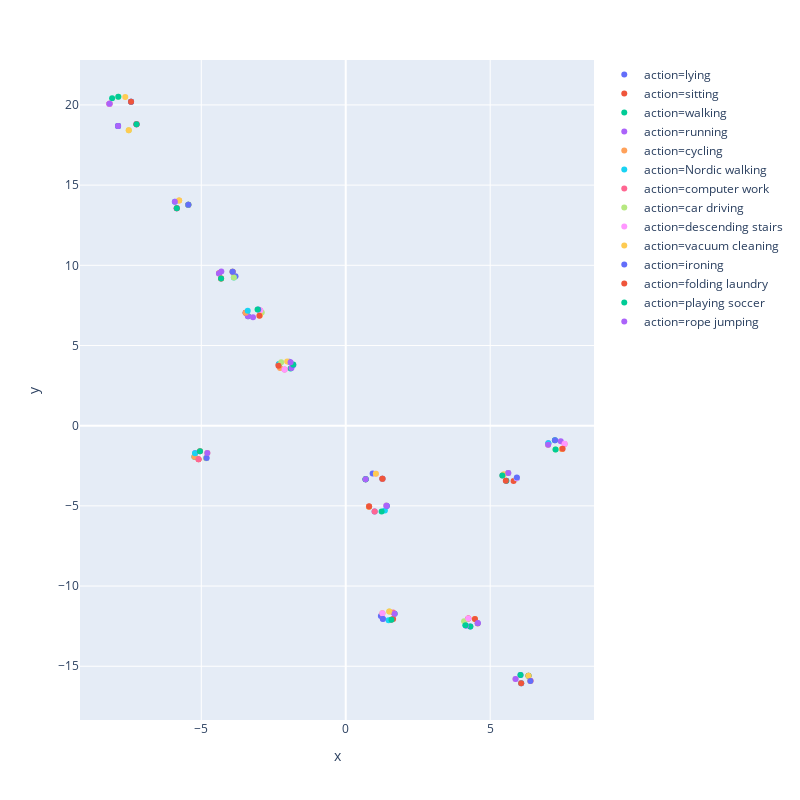
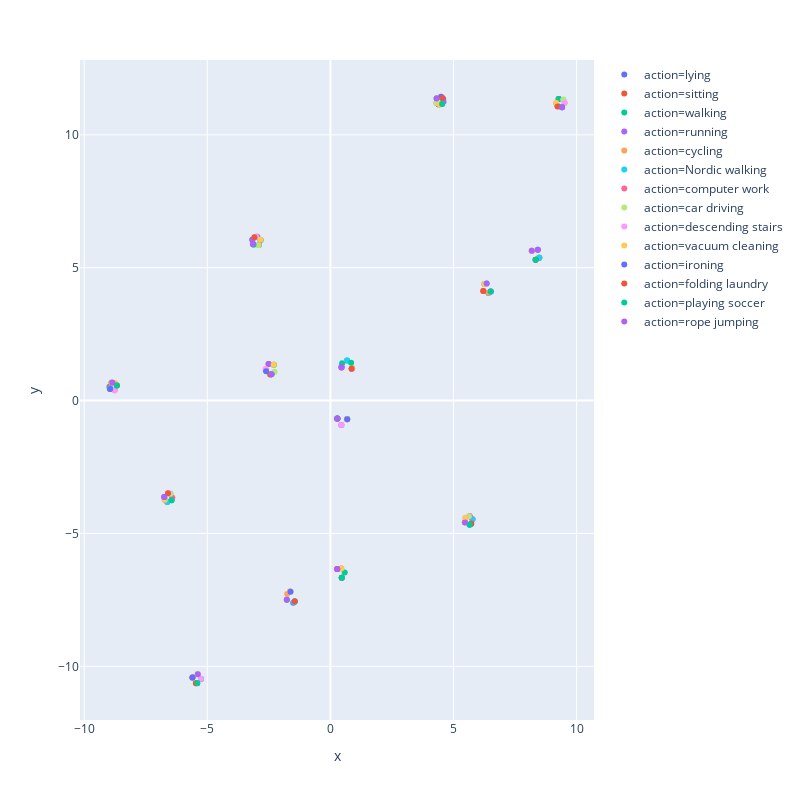
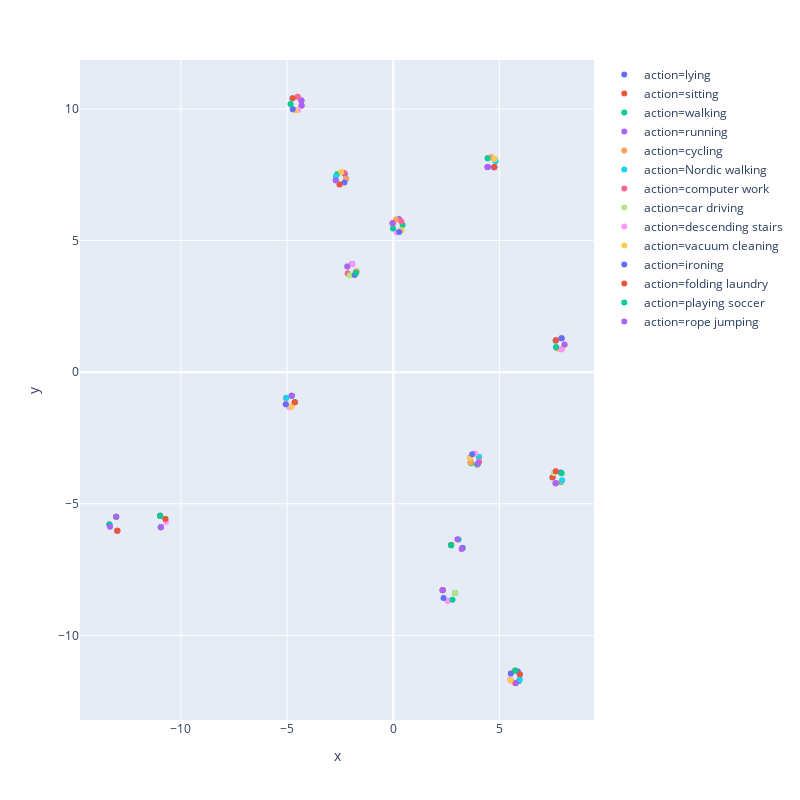
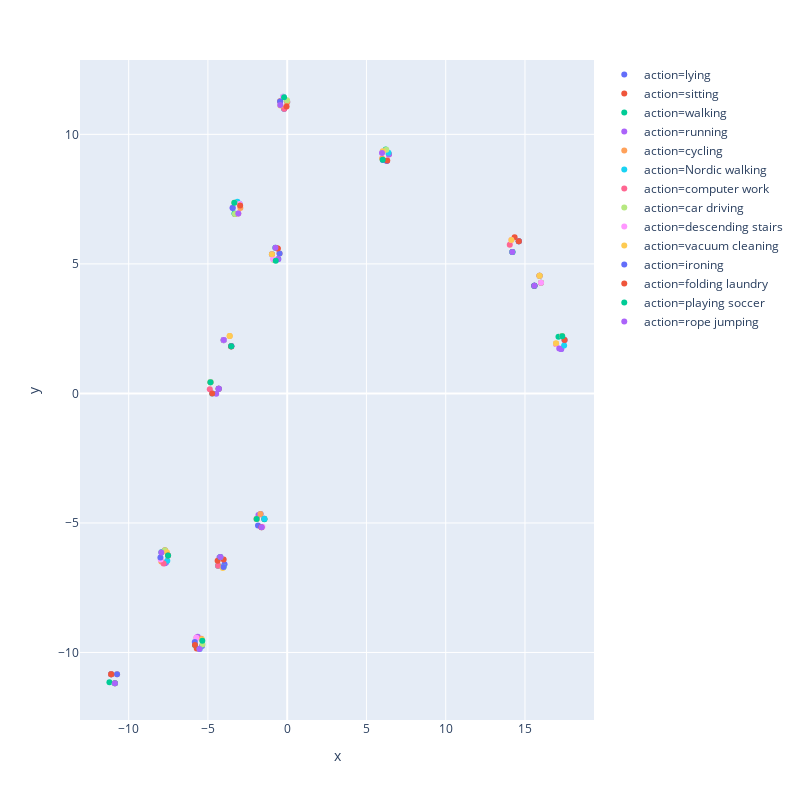

Source (notebook cell) for these figures, in order:
### Markdown cell above
---

### Code cell
prep_dir = './tmp/epoch50_randsample_input_mseloss.pt'

fold_metric_scores = []
for i, cs in enumerate(fold_cls_ids):
    print("="*16, f'Fold-{i}', "="*16)
    # print(f'Unseen Classes : {fold_classes[i]}')
    # separate seen/unseen and train/eval 
    data_dict = dataReader.generate(unseen_classes=cs, seen_ratio=config['seen_split'], unseen_ratio=config['unseen_split'], window_size=5.21, window_overlap=4.21, resample_freq=20)
    all_classes = dataReader.idToLabel
    seen_classes = data_dict['seen_classes']
    unseen_classes = data_dict['unseen_classes']

    train_n, seq_len, in_ft = data_dict['train']['X'].shape

    print("Initiate IMU datasets ...")
    # build IMU datasets
    train_dt = PAMAP2Dataset(data=data_dict['train']['X'], actions=data_dict['train']['y'], attributes=skeleton_mov, attribute_dict=action_dict, action_classes=seen_classes, seq_len=100)
    train_dl = DataLoader(train_dt, batch_size=config['batch_size'], shuffle=True, pin_memory=True, drop_last=True)
    # build seen eval_dt 
    eval_dt = PAMAP2Dataset(data=data_dict['eval-seen']['X'], actions=data_dict['eval-seen']['y'], attributes=skeleton_mov, attribute_dict=action_dict, action_classes=seen_classes, seq_len=100)
    eval_dl = DataLoader(eval_dt, batch_size=config['batch_size'], shuffle=True, pin_memory=True, drop_last=True)
    # build unseen test_dt
    test_dt = PAMAP2Dataset(data=data_dict['test']['X'], actions=data_dict['test']['y'], attributes=skeleton_mov, attribute_dict=action_dict, action_classes=unseen_classes, seq_len=100)
    test_dl = DataLoader(test_dt, batch_size=config['batch_size'], shuffle=True, pin_memory=True, drop_last=True)
    
    print("Initiate Skeleton dataset ... ")
    # build Skeleton dataset 
    skel_dt = SkeletonDataset(skeleton_mov, skeleton_Ids, action_dict, seq_len=config['seq_len'])
    skel_dl = DataLoader(skel_dt, batch_size=config['batch_size']//2, shuffle=True, pin_memory=True, drop_last=True)
    skel_n, skel_fts = skel_dt.getShape()
    
    print("Initial Models ...")
    # build IMU Encoder Model 
    imu_model = Model6a(in_ft=in_ft, d_model=config['d_model'], num_heads=config['num_heads'], ft_size=config['feat_size'], max_len=seq_len, n_classes=len(seen_classes))
    imu_model.to(device)

    # build AE Model 
    # ae_model = BiLSTMEncDecModel(input_size=skel_fts, seq_len=skel_n, hidden_size=config['feat_size'], batch_size=config['batch_size'], ae_type='recursive', device=device)
    ae_model = BiLSTMEncDecModel(seq_len=skel_n, input_size=skel_fts, hidden_size=512, linear_filters=[128,256,512], embedding_size=config['feat_size'], num_layers=1, bidirectional=True, batch_size=config['batch_size'], device=device)
    # ae_model = BiLSTMEncDecModel(seq_len=50, input_size=36, hidden_size=512, linear_filters=[128,256,512], embedding_size=256, num_layers=1,bidirectional=True,batch_size=32, device=device)
    # ae_model.load_state_dict(torch.load(prep_dir))
    ae_model.to(device)
    
    # define IMU-Enc run parameters 
    imu_optim = Adam(imu_model.parameters(), lr=config['imu_lr'])
    imu_loss_module = {'class': nn.CrossEntropyLoss(), 'feature': L1Loss()}
    best_acc = 0.0

    # define AE run parameters 
    ae_optim = Adam(ae_model.parameters(), lr=config['ae_lr'])
    ae_loss_module = {'contrast': SupConLoss(contrast_mode='one'), 'recons': nn.MSELoss()}

    print("Start Models training ...")
    # train 2 models E2E
    for epoch in tqdm(range(config['n_epochs']), desc='Training Epoch', leave=False):
        # train AE model 
        ae_train_metrics = ae_train_step1(ae_model, skel_dl, ae_optim, ae_loss_module, device, config['batch_size'], phase='train', loss_alpha=config['ae_alpha'])
        # train IMU-Enc model
        train_metrics = imu_train_step1(imu_model, ae_model, train_dl, skel_dt, imu_optim, imu_loss_module, device, class_names=[all_classes[i] for i in seen_classes], class_ids=seen_classes, phase='train', loss_alpha=config['imu_alpha'], batch_size=32)
        eval_metrics = eval_step1(imu_model, ae_model, eval_dl, skel_dt, imu_loss_module, device=device, class_names=[all_classes[i] for i in seen_classes], class_ids=seen_classes,  target_feat_met=eval_dt.getClassAttrs(), phase='seen', print_report=False, loss_alpha=config['imu_alpha'], batch_size=config['batch_size'], show_plot=True)
        # print(f"EPOCH [{epoch}] TRAINING : {train_metrics}")
        # print(f"EPOCH [{epoch}] EVAL : {eval_metrics}")
        if eval_metrics['total_accuracy'] > best_acc:
            imu_best_model = deepcopy(imu_model.state_dict())

    # replace by best model 
    imu_model.load_state_dict(imu_best_model)

    # run evaluation on unseen classes
    test_metrics = eval_step1(imu_model, ae_model, test_dl, skel_dt, imu_loss_module, device=device, class_names=[all_classes[i] for i in unseen_classes], class_ids=unseen_classes,  target_feat_met=test_dt.getClassAttrs(), phase='unseen', loss_alpha=0.8, batch_size=config['batch_size'])
    fold_metric_scores.append(test_metrics)
    print(test_metrics)
    print("="*40)

print("="*14, "Overall Unseen Classes Performance", "="*14)
seen_score_df = pd.DataFrame.from_records(fold_metric_scores)
seen_score_df.mean()
